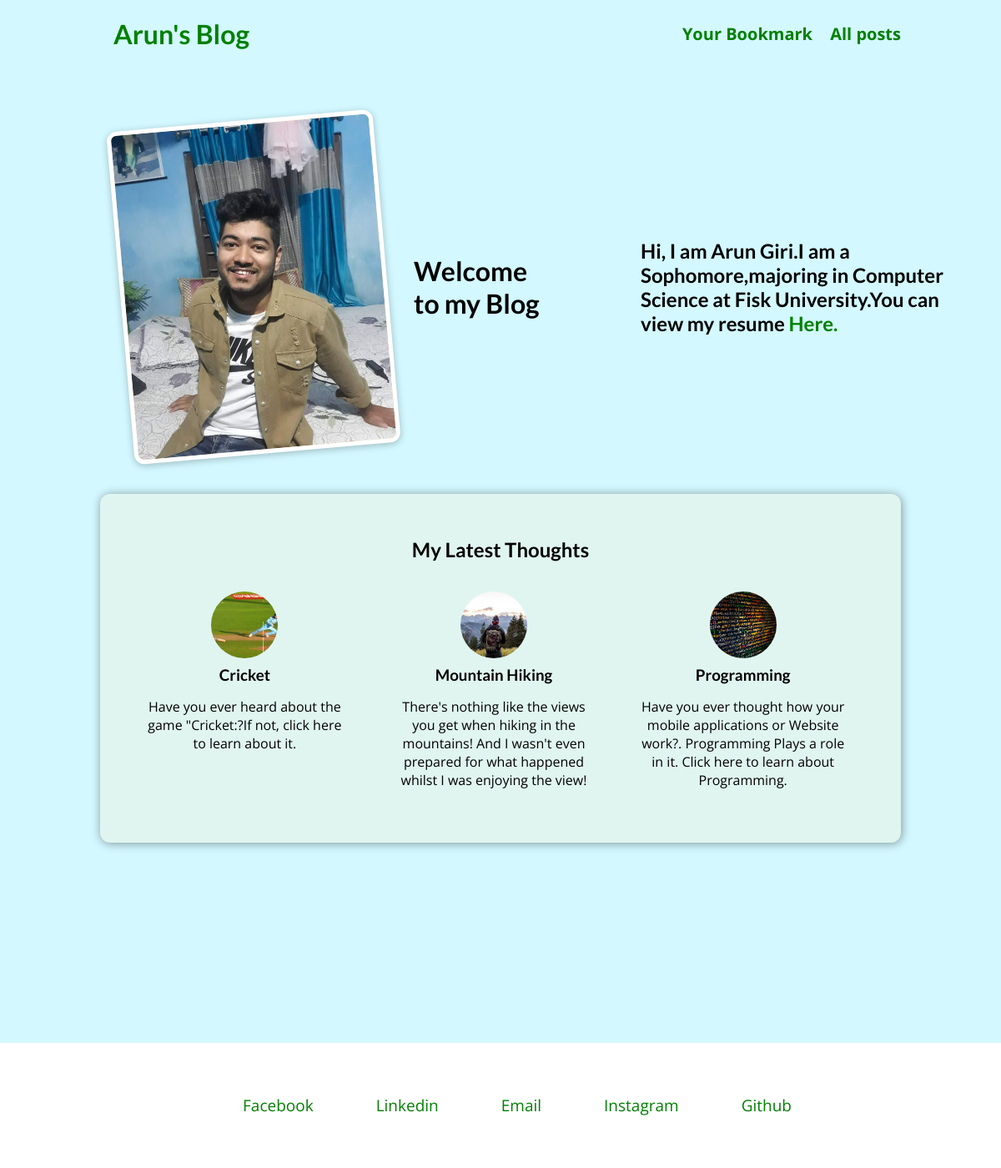
The page / on the database its author committed.
### blog/models.py (models this page shows, shortened)
class Post(models.Model):
    title = models.CharField(max_length=50)
    image_name = models.ImageField(upload_to="posts",null=True)
    date = models.DateTimeField(auto_now=True)
    excerpt = models.CharField(max_length=200)
    content = models.TextField(validators=[MinLengthValidator(10)])
    author = models.ForeignKey(Author,on_delete=models.SET_NULL,related_name="posts",null=True)
    slug = models.SlugField(unique = True, db_index=True)
    tag = models.ManyToManyField(Tag)

### blog/views.py (the view)
# urls.py: path("", views.starting_page, name="starting-page"),
def starting_page(request):
  latest_posts = Post.objects.all().order_by("-date")[0:3]
  return render(request, "blog/index.html", {"posts": latest_posts})

### blog/templates/blog/index.html (shortened to what this page needs)
{% extends "base.html" %}
{% load static%}
   {% block css_files%}
   <link rel="stylesheet" href="{% static "blog/post.css" %}"/>
   <link rel="stylesheet" href="{% static "blog/index.css" %}"/>
  {% endblock%}
   {% block content%}
   <section id="welcome">
     <header>
       <img src="{% static "blog/images/arun.jpeg" %}" alt="Arun-Author of the blog"/>
       <h2> Welcome to my Blog<h2>
        <p>Hi, I am  Arun Giri.I am a Sophomore,majoring in Computer Science at Fisk University.You can view my resume <a href="../../static/blog/images/ArunGiri.pdf" download>Here.</a></p>
     </header>
   </section>
   <section id="latest-posts">
     <h2>My Latest Thoughts</h2>
     <ul>
      {% for post in posts%}
      {% include "blog/includes/post.html"%}
      {% endfor %}
   </section>
   <footer>
    <ul>
        <li><a target=" " href="https://www.facebook.com/arun.giri.73932/">Facebook</a></li>
        <li><a href="https://www.linkedin.com/in/arungiri12/">Linkedin</a></li>
        <li><a href="mailto:arungirii100@gmail.com">Email</a></li>
        <li><a href="mailto:arungirii100@gmail.com">Instagram</a></li>
        <li><a target=" " href="https://github.com/ArunGiri392/">Github</a></li>
    </ul>
  </footer>
   {% endblock %}

### blog/templates/blog/includes/post.html
{% load static%}
<li>
    <article class="post">
      <a href="{% url "post-detail" post.slug%}">
        <img src="{{post.image_name.url}}" alt="{{post.title}}"/>
        <div class="post_content">
          <h3> {{ post.title }} </h3>
          <p>{{post.excerpt}}</p>
        </div>
      </a>
    </article>
  </li>

### static/app.css (style rules this page uses)
* { box-sizing: border-box; }
html { font-family: 'Open Sans', 'Lato', sans-serif; }
body { margin: 0; }
h1, h2, h3 { font-family: 'Lato', sans-serif; font-weight: bold; }

### blog/static/blog/post.css (style rules this page uses)
.post { display: flex; flex-direction: column; align-items: center; text-align: center; }
.post a { text-decoration: none; color: black; transition: all 0.2s ease; padding: 1rem; }
.post img { width: 5rem; height: 5rem; object-fit: cover; border-radius: 50%; }
.post h3 { margin: 0.25rem 0; }

### blog/static/blog/index.css (style rules this page uses)
body { background-color: #D3F8FF; }
#welcome { background-color:#D3F8FF; padding: 6rem 12%; }
#welcome header { display: flex; align-items: center; margin: 3rem auto; }
#welcome header a { text-decoration:none; color:green; font-size: 24px; }
#welcome img { width: 20rem; height: 25rem; object-fit: cover; object-position: top; border: 5px solid white; border-radius: 12px; background-color: #ffe1bf; transform: rotateZ(-5deg); box-shadow: 0 2px 8px rgba(0, 0, 0, 0.25); }
#welcome h2 { font-size: 2rem; margin: 0 0 0 2rem; width: 10rem; }
#welcome p { width:400px; margin-left: 80px; font-size: 1.5rem; }
#latest-posts { background-color:#E0F5EF; padding: 2rem; border-radius: 12px; width: 60rem; margin: -6rem auto 2rem auto; box-shadow: 1px 1px 12px rgba(0, 0, 0, 0.4); }
#latest-posts h2 { text-align: center; }
#latest-posts ul { list-style: none; margin: 0; padding: 0; display: flex; gap: 1rem; }
#latest-posts li { flex: 1; }
footer { margin-top:240px; height:150px; background-color: white; }
footer ul { list-style-type: none; color:white; }
footer ul { display:flex; align-items: center; justify-content:center; column-gap:75px; }
footer ul li a { text-decoration: none; color:green; font-size:19px; }
footer { display:flex; align-items: center; justify-content:center; }

### rows shown on the page
Post: image_name (picture), title "Cricket", excerpt "Have you ever heard about the game \"Cricket:?If not, click here to learn about it."
Post: image_name (picture), title "Mountain Hiking", excerpt "There's nothing like the views you get when hiking in the mountains! And I wasn't even prepared for what happened whilst I was enjoying the view!"
Post: image_name (picture), title "Programming", excerpt "Have you ever thought how your mobile applications or Website work?. Programming Plays a role in it. Click here to learn about Programming."
